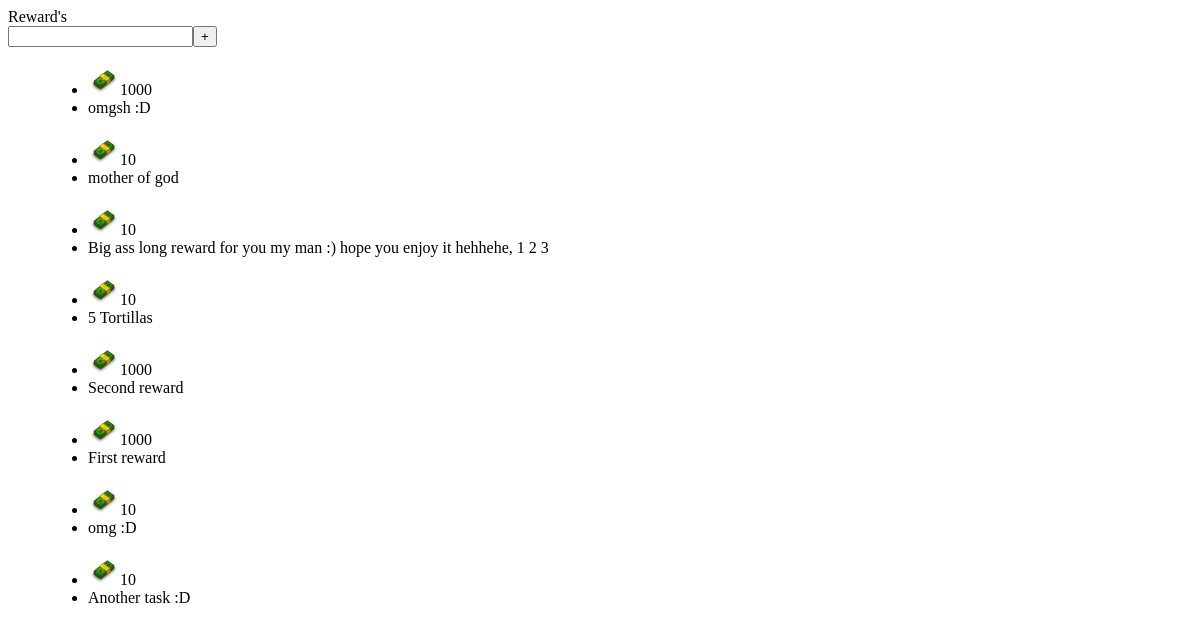
Page /getRewards (signed in) on the earlier database version.
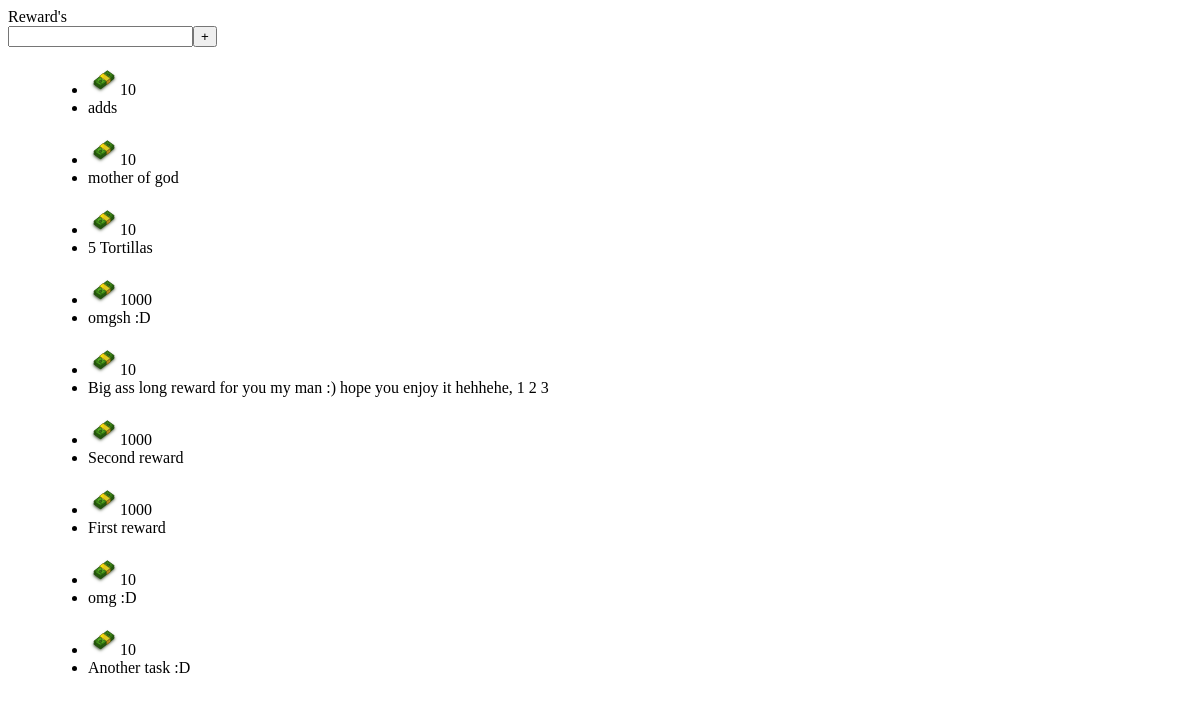
Same page on the later database version.
### website/models.py (models this page shows, shortened)
class Reward(models.Model):
    user = models.ForeignKey(User)
    title = models.CharField(max_length=117)
    cost = models.IntegerField(default=10)
    order = models.IntegerField(default=0)
    created_at = models.DateTimeField(default=timezone.now())
    expire_at = models.DateTimeField(default=timezone.now(),blank=True)

### website/views.py (the view)
# urls.py: url(r'^getRewards$', 'website.views.getRewards', name='getRewards'),
def getRewards(request):
    rewards = Reward.objects.filter(user__pk=request.user.pk).order_by('order', '-id')
    context = {'tasks': rewards, 'all': True, 'type': 4}
    return render(request, 'tasks/task.html', context)

### website/templates/tasks/task.html (shortened to what this page needs)
{% extends "tasks/habits.html" %}
{% load staticfiles %}
{% block listHead %}
{% if all %}
    {{ block.super }}
{% endif %}
{% endblock listHead %}
{% block listItems %}
    {% if tasks %}
    {% for task in tasks %}
        <dd class="task movible {% if task.completed_today %}taskDone{% endif %}" id={{ task.id }}>
        <ul>
            {% if task.cost %}<li class=taskHit>
                <img src={% static 'tasks/images/dolars.png' %} /><span>{{ task.cost }}</span>
            </li>{% endif %}
            <li class=taskText>{{ task.title }}</li>
        </ul>
    </dd>
    {% endfor %}
{% endif %}
{% endblock listItems %}
{% block listFooter %}
{% if all %}
    {{ block.super }}
{% endif %}
{% endblock listFooter %}

### website/templates/tasks/habits.html (shortened to what this page needs)
{% load staticfiles %}
{% block listHead %}
<dl class={% if type == 4 %}list_reward{% else %}list_habit{% endif %} id=list{{ type }} class=sortable>
    <dt>{% if type == 4 %}Reward's{% endif %}{% if type == "1" %}Habit's{% endif %}{% if type == "0" %}TODO's{% endif %}{% if type == "2" %}Daily's{% endif %}<br/>
        <input class=add id=habit_title{{ type }} type=text/><button id=addNewHabit class=add>+</button>
    </dt>
{% endblock listHead%}
{% block listItems %}{% endblock listItems %}
{% block listFooter %}
</dl>
{% endblock listFooter %}

Differences in the rows shown:
added Reward: cost "10", title "adds"
changed Reward "mother of god": moves up the list
changed Reward "5 Tortillas": moves up the list
